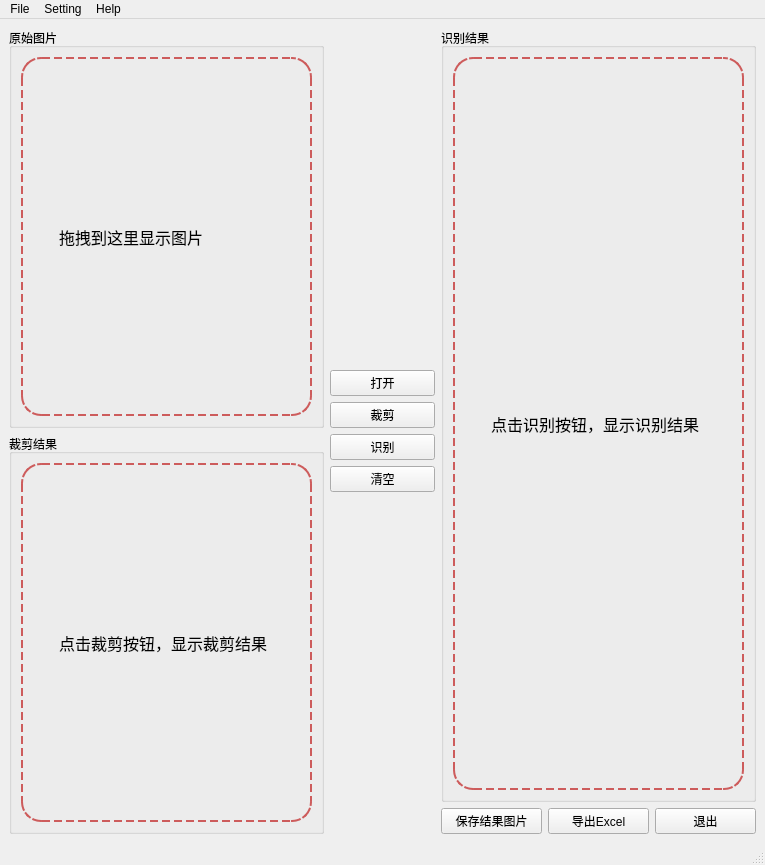
<?xml version="1.0" encoding="UTF-8"?>
<ui version="4.0">
 <class>MainWindow</class>
 <widget class="QMainWindow" name="MainWindow">
  <property name="geometry">
   <rect>
    <x>0</x>
    <y>0</y>
    <width>765</width>
    <height>865</height>
   </rect>
  </property>
  <property name="acceptDrops">
   <bool>true</bool>
  </property>
  <property name="windowTitle">
   <string extracomment="针对名古屋银行的存折进行识别">图像识别</string>
  </property>
  <widget class="QWidget" name="centralwidget">
   <layout class="QGridLayout" name="gridLayout">
    <item row="0" column="0">
     <layout class="QHBoxLayout" name="horizontalLayout_3" stretch="6,2,6">
      <item>
       <layout class="QVBoxLayout" name="verticalLayout_3">
        <item>
         <widget class="QGroupBox" name="groupBox">
          <property name="title">
           <string>原始图片</string>
          </property>
          <layout class="QGridLayout" name="gridLayout_2">
           <item row="0" column="0">
            <widget class="QLabel" name="OriginalImglabel">
             <property name="sizePolicy">
              <sizepolicy hsizetype="Preferred" vsizetype="Preferred">
               <horstretch>0</horstretch>
               <verstretch>0</verstretch>
              </sizepolicy>
             </property>
             <property name="acceptDrops">
              <bool>true</bool>
             </property>
             <property name="styleSheet">
              <string notr="true">background-color: qlineargradient(spread:pad, x1:0.5,y1:0,x2:0.5,y2:1,stop:0
rgba(214,249,255,100), stop:1
rgba(158,232,250,100)); 
  border: 2px dashed rgba(205,92,92,255);
  color: black;
  padding: 15px 32px;
  border-radius:20px;
  text-align: center;
  font-size: 16px;</string>
             </property>
             <property name="text">
              <string>拖拽到这里显示图片</string>
             </property>
            </widget>
           </item>
          </layout>
         </widget>
        </item>
        <item>
         <widget class="QGroupBox" name="groupBox_3">
          <property name="title">
           <string>裁剪结果</string>
          </property>
          <layout class="QGridLayout" name="gridLayout_3">
           <item row="0" column="0">
            <widget class="QLabel" name="CutImglabel">
             <property name="styleSheet">
              <string notr="true">background-color: qlineargradient(spread:pad, x1:0.5,y1:0,x2:0.5,y2:1,stop:0
rgba(214,249,255,100), stop:1
rgba(251,218,222,100)); 
  border: 2px dashed rgba(205,92,92,255);
  color: black;
  padding: 15px 32px;
  border-radius:20px;
  text-align: center;
  font-size: 16px;</string>
             </property>
             <property name="text">
              <string>点击裁剪按钮，显示裁剪结果</string>
             </property>
            </widget>
           </item>
          </layout>
         </widget>
        </item>
       </layout>
      </item>
      <item>
       <layout class="QVBoxLayout" name="verticalLayout_2">
        <item>
         <spacer name="verticalSpacer">
          <property name="orientation">
           <enum>Qt::Vertical</enum>
          </property>
          <property name="sizeHint" stdset="0">
           <size>
            <width>20</width>
            <height>40</height>
           </size>
          </property>
         </spacer>
        </item>
        <item>
         <widget class="QPushButton" name="OpenImgButton">
          <property name="text">
           <string>打开</string>
          </property>
         </widget>
        </item>
        <item>
         <widget class="QPushButton" name="CutImgButton">
          <property name="text">
           <string>裁剪</string>
          </property>
         </widget>
        </item>
        <item>
         <widget class="QPushButton" name="RecogniteImgButton">
          <property name="text">
           <string>识别</string>
          </property>
         </widget>
        </item>
        <item>
         <widget class="QPushButton" name="ClearImgButton">
          <property name="text">
           <string>清空</string>
          </property>
         </widget>
        </item>
        <item>
         <spacer name="verticalSpacer_2">
          <property name="orientation">
           <enum>Qt::Vertical</enum>
          </property>
          <property name="sizeHint" stdset="0">
           <size>
            <width>20</width>
            <height>40</height>
           </size>
          </property>
         </spacer>
        </item>
       </layout>
      </item>
      <item>
       <layout class="QVBoxLayout" name="verticalLayout">
        <item>
         <widget class="QGroupBox" name="groupBox_2">
          <property name="title">
           <string>识别结果</string>
          </property>
          <layout class="QGridLayout" name="gridLayout_4">
           <item row="0" column="0">
            <widget class="QLabel" name="ResultImglabel">
             <property name="styleSheet">
              <string notr="true">background-color: qlineargradient(spread:pad, x1:0.5,y1:0,x2:0.5,y2:1,stop:0
rgba(214,249,255,100), stop:1
rgba(251,218,222,100)); 
  border: 2px dashed rgba(205,92,92,255);
  color: black;
  padding: 15px 32px;
  border-radius:20px;
  text-align: center;
  font-size: 16px;</string>
             </property>
             <property name="text">
              <string>点击识别按钮，显示识别结果</string>
             </property>
            </widget>
           </item>
          </layout>
         </widget>
        </item>
        <item>
         <layout class="QHBoxLayout" name="horizontalLayout_2">
          <item>
           <widget class="QPushButton" name="SaveImgButton">
            <property name="text">
             <string>保存结果图片</string>
            </property>
           </widget>
          </item>
          <item>
           <widget class="QPushButton" name="ExportExcelButton">
            <property name="text">
             <string>导出Excel</string>
            </property>
           </widget>
          </item>
          <item>
           <widget class="QPushButton" name="QuitButton">
            <property name="text">
             <string>退出</string>
            </property>
           </widget>
          </item>
         </layout>
        </item>
       </layout>
      </item>
     </layout>
    </item>
   </layout>
  </widget>
  <widget class="QMenuBar" name="menubar">
   <property name="geometry">
    <rect>
     <x>0</x>
     <y>0</y>
     <width>765</width>
     <height>21</height>
    </rect>
   </property>
   <widget class="QMenu" name="menuFile">
    <property name="title">
     <string>File</string>
    </property>
    <addaction name="actionOpen"/>
    <addaction name="actionClose"/>
   </widget>
   <widget class="QMenu" name="menu">
    <property name="title">
     <string>Setting</string>
    </property>
    <addaction name="actionPerferences"/>
    <addaction name="separator"/>
    <addaction name="actionLanguage"/>
   </widget>
   <widget class="QMenu" name="menuHelp">
    <property name="title">
     <string>Help</string>
    </property>
    <addaction name="actionAbout"/>
   </widget>
   <addaction name="menuFile"/>
   <addaction name="menu"/>
   <addaction name="menuHelp"/>
  </widget>
  <widget class="QStatusBar" name="statusbar"/>
  <action name="actionOpen">
   <property name="text">
    <string>Open</string>
   </property>
  </action>
  <action name="actionClose">
   <property name="text">
    <string>Close</string>
   </property>
  </action>
  <action name="actionPerferences">
   <property name="text">
    <string>Perferences</string>
   </property>
  </action>
  <action name="actionLanguage">
   <property name="text">
    <string>Language</string>
   </property>
  </action>
  <action name="actionAbout">
   <property name="text">
    <string>About</string>
   </property>
  </action>
 </widget>
 <resources/>
 <connections>
  <connection>
   <sender>QuitButton</sender>
   <signal>clicked()</signal>
   <receiver>MainWindow</receiver>
   <slot>close()</slot>
   <hints>
    <hint type="sourcelabel">
     <x>829</x>
     <y>454</y>
    </hint>
    <hint type="destinationlabel">
     <x>729</x>
     <y>-25</y>
    </hint>
   </hints>
  </connection>
 </connections>
</ui>
